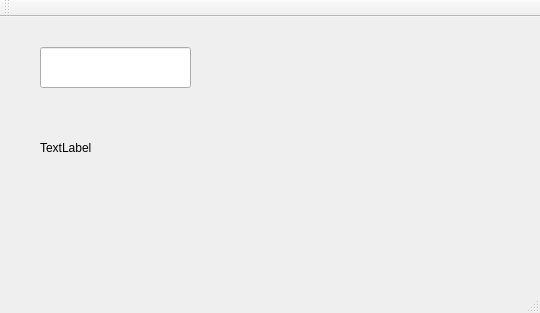
<?xml version="1.0" encoding="UTF-8"?>
<ui version="4.0">
 <class>MainWindow</class>
 <widget class="QMainWindow" name="MainWindow">
  <property name="geometry">
   <rect>
    <x>0</x>
    <y>0</y>
    <width>540</width>
    <height>313</height>
   </rect>
  </property>
  <property name="windowTitle">
   <string>MainWindow</string>
  </property>
  <widget class="QWidget" name="centralWidget">
   <widget class="QLineEdit" name="lineEdit">
    <property name="geometry">
     <rect>
      <x>40</x>
      <y>30</y>
      <width>151</width>
      <height>41</height>
     </rect>
    </property>
   </widget>
   <widget class="QLabel" name="label">
    <property name="geometry">
     <rect>
      <x>40</x>
      <y>110</y>
      <width>151</width>
      <height>41</height>
     </rect>
    </property>
    <property name="text">
     <string>TextLabel</string>
    </property>
   </widget>
  </widget>
  <widget class="QMenuBar" name="menuBar">
   <property name="geometry">
    <rect>
     <x>0</x>
     <y>0</y>
     <width>540</width>
     <height>25</height>
    </rect>
   </property>
  </widget>
  <widget class="QToolBar" name="mainToolBar">
   <attribute name="toolBarArea">
    <enum>TopToolBarArea</enum>
   </attribute>
   <attribute name="toolBarBreak">
    <bool>false</bool>
   </attribute>
  </widget>
  <widget class="QStatusBar" name="statusBar"/>
 </widget>
 <layoutdefault spacing="6" margin="11"/>
 <resources/>
 <connections/>
</ui>
